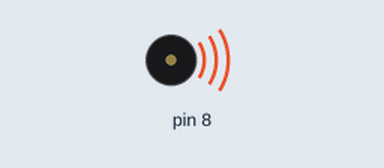
This sketch was run on a simulated Arduino Uno, built with avr-gcc and run on an emulated ATmega328P. On the bench: buzzer (waves = sounding). At 24.0 s the program stops and its outputs stay as they are.

Above: at 0.1 s.
At 23.1 s:
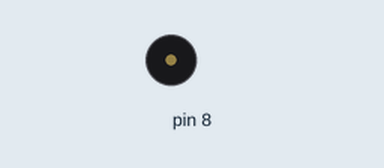
Timing chart, 0 to 24.6 s (numbered marks = the images above):
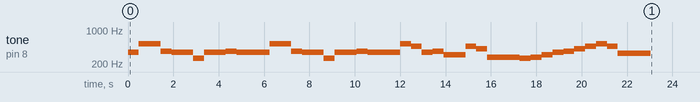

Measured:
- by itself, tone on pin 8: plays 349 Hz for 0.48 s, 524 Hz for 0.96 s, 370 Hz for 0.48 s, 349 Hz for 0.96 s, 262 Hz for 0.48 s, 349 Hz for 0.96 s … (33 notes in this stretch)

The sketch:

homework2b.ino
```cpp
int si0=262;
int dow = 277;
int rae = 311;
int rae00 = 330;
int mi = 349;
int pa = 370;
int sol = 415;
int ra = 466;
int si=524;
int dow1 = 554;

int duration;

int melody[] = {
  mi, si, si, pa, mi, mi, si0, mi, mi, pa, mi,
  mi, si, si, pa, mi, mi, si0, mi, mi, pa, mi,
  mi, si, ra, mi, pa, rae, rae, ra, sol, dow,
  si0, dow, rae, mi, pa, sol, ra, si, ra, rae00
};

int noteDurations[] = {
  4,4,4,4,4,4,4,4,4,4,8, //1마디
  4,4,4,4,4,4,4,4,4,4,8, //2마디
  4,4,4,4,4,4,4,4,4,12, //2마디
  4,4,4,4,4,4,4,4,4,12, //2마디
};

void setup() {
  pinMode(8, OUTPUT);
}

void repeat(){
  for (int i = 0; i < sizeof(melody) / sizeof(melody[0]); i++) {
    duration = noteDurations[i]*120;
    tone(8, melody[i], duration);
    delay(duration);
  }
  delay(1000);
}

void loop() {
  repeat();
  exit(0);
}
```
